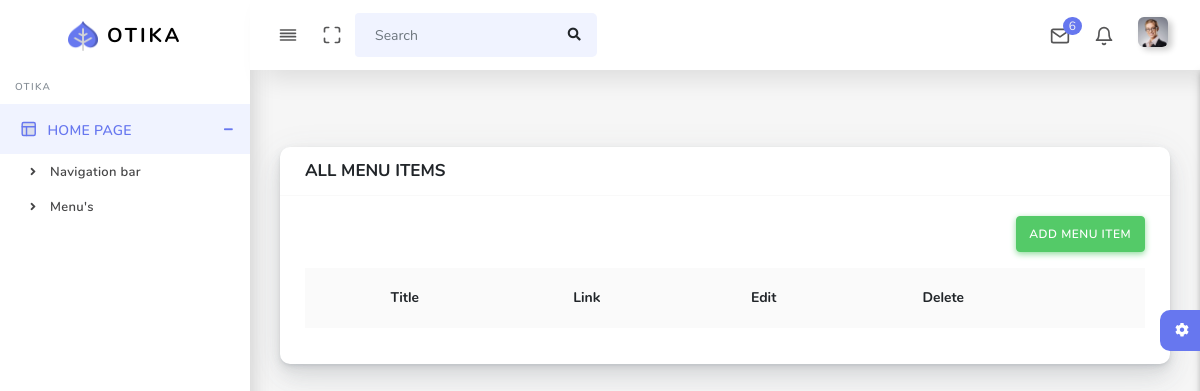
Before: /menubar.php with the older database file.
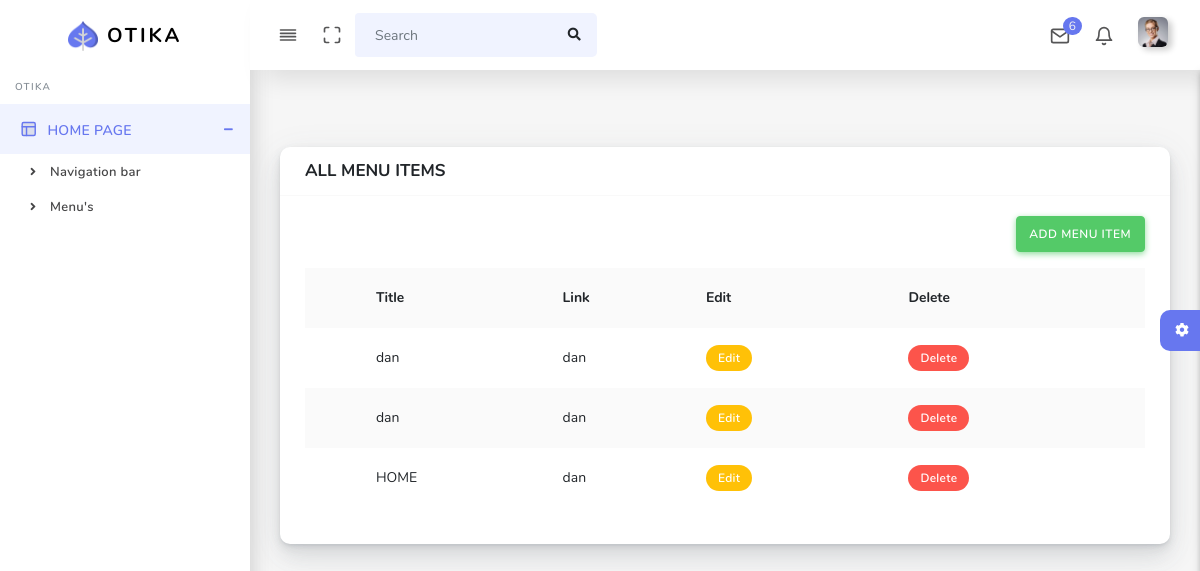
After: the same page with the newer database file.
### tables this page shows
CREATE TABLE `menus` (
  `id` int(250) NOT NULL,
  `title` varchar(250) NOT NULL,
  `link` varchar(250) NOT NULL
);

### modelClass.php (called while the page is built, shortened)
<?php
class Model
{
    private $host  = 'localhost';
    private $user  = 'root';
    private $pass  = 'root';
    private $dbname  = 'dashboard';
    private $dbh;
    private $stmt;
    public function __construct()
    {
        $dsn = 'mysql:host=' . $this->host . ';dbname=' . $this->dbname;
        $options = array(
            PDO::ATTR_PERSISTENT    => true,
            PDO::ATTR_ERRMODE       => PDO::ERRMODE_EXCEPTION
        );
        try {
            $this->dbh = new PDO($dsn, $this->user, $this->pass, $options);
        }
        catch (PDOException $e) {
            $this->error = $e->getMessage();
        }
    }
    public function query($query)
    {
        $this->stmt = $this->dbh->prepare($query);
    }
    public function execute()
    {
        return $this->stmt->execute();
    }
    public function resultset()
    {
        $this->execute();
        return $this->stmt->fetchAll(PDO::FETCH_ASSOC);
    }
}
$database = new Model();

### menubar.php (the view, shortened to what this page needs)
<?php
require('modelClass.php');
$database->query('SELECT * FROM menus');
$database->execute();
$data = $database->resultset();
?>
<!DOCTYPE html>
<html lang="en">
<head>
  <link rel="stylesheet" href="assets/css/app.min.css">
  <link rel="stylesheet" href="assets/bundles/jquery-selectric/selectric.css">
  <link rel="stylesheet" href="assets/css/style.css">
  <link rel="stylesheet" href="assets/css/components.css">
  <link rel="stylesheet" href="assets/css/custom.css">
</head>
<body>
  <div id="app">
    <div class="main-wrapper main-wrapper-1">
      <div class="navbar-bg"></div>
      <?php
      include('components/navbar.php');
      ?>
      <?php
      include('components/main-sidebar.php');
      ?>
      <div class="main-content">
        <section class="section">
          <div class="section-body">
            <div class="row mt-4">
              <div class="col-12">
                <div class="card">
                  <div class="card-header">
                    <h4>ALL MENU ITEMS</h4>
                  </div>
                  <div class="card-body">
                    <div class="float-right">
                      <a href="editMenu.php" class="btn btn-success">ADD MENU ITEM</a>
                    </div>
                    <div class="clearfix mb-3"></div>
                    <div class="table-responsive">
                      <table class="table table-striped">
                        <tr>
                          <th></th>
                          <th>Title</th>
                          <th>Link</th>
                          <th>Edit</th>
                          <th>Delete</th>
                        </tr>
                        <?php
                        foreach ($data as $row) {
                        ?>
                          <tr>
                            <td>
                            <td><?= $row['title'] ?></td>
                            <td><?= $row['link'] ?></td>
                            <td>
                              <a href="editMenu.php?id=<?=$row['id']?>">
                                <div class="badge badge-warning">Edit</div>
                              </a>
                            </td>
                            <td>
                              <a href="controllers/menuDeleteController.php?id=<?=$row['id']?>">
                                <div class="badge badge-danger">Delete</div>
                              </a>
                            </td>
                          </tr>
                        <?php } ?>
                      </table>
                    </div>
                  </div>
                </div>
              </div>
            </div>
          </div>
        </section>
        <?php
        include('components/setting-sidebar.php');
        ?>
      </div>
      <?php
      include('components/main-sidebar.php');
      ?>
    </div>
  </div>
</body>
</html>

### components/navbar.php (shortened to what this page needs)
<nav class="navbar navbar-expand-lg main-navbar sticky">
    <div class="form-inline mr-auto">
        <ul class="navbar-nav mr-3">
            <li><a href="#" data-toggle="sidebar" class="nav-link nav-link-lg
			collapse-btn"> <i data-feather="align-justify"></i></a></li>
            <li><a href="#" class="nav-link nav-link-lg fullscreen-btn">
                    <i data-feather="maximize"></i>
                </a></li>
            <li>
                <form class="form-inline mr-auto">
                    <div class="search-element">
                        <input class="form-control" type="search" placeholder="Search" aria-label="Search" data-width="200">
                        <button class="btn" type="submit">
                            <i class="fas fa-search"></i>
                        </button>
                    </div>
                </form>
            </li>
        </ul>
    </div>
    <ul class="navbar-nav navbar-right">
        <li class="dropdown dropdown-list-toggle"><a href="#" data-toggle="dropdown" class="nav-link nav-link-lg message-toggle"><i data-feather="mail"></i>
                <span class="badge headerBadge1">
                    6 </span> </a>
        </li>
        <li class="dropdown dropdown-list-toggle"><a href="#" data-toggle="dropdown" class="nav-link notification-toggle nav-link-lg"><i data-feather="bell" class="bell"></i>
            </a>
        </li>
        <li class="dropdown"><a href="#" data-toggle="dropdown" class="nav-link dropdown-toggle nav-link-lg nav-link-user"> <img alt="image" src="assets/img/user.png" class="user-img-radious-style"> <span class="d-sm-none d-lg-inline-block"></span></a>
        </li>
    </ul>
</nav>

### components/main-sidebar.php
<div class="main-sidebar sidebar-style-2">
    <aside id="sidebar-wrapper">
        <div class="sidebar-brand">
            <a href="dashboard.php"> <img alt="image" src="assets/img/logo.png" class="header-logo" /> <span class="logo-name">Otika</span>
            </a>
        </div>
        <ul class="sidebar-menu">
            <li class="menu-header">Otika</li>
            <li class="dropdown active">
                <a href="#" class="menu-toggle nav-link has-dropdown"><i data-feather="layout"></i><span>HOME PAGE</span></a>
                <ul class="dropdown-menu">
                    <li class="active"><a class="nav-link" href="editNavbar.php">Navigation bar</a></li>
                    <li class="active"><a class="nav-link" href="menubar.php">Menu's</a></li>
                </ul>
            </li>
        </ul>
    </aside>
</div>

### components/setting-sidebar.php (shortened to what this page needs)
<div class="settingSidebar">
    <a href="javascript:void(0)" class="settingPanelToggle"> <i class="fa fa-spin fa-cog"></i>
    </a>
</div>

Changed rows visible on the page:
added menus: title "dan", link "dan"
added menus: title "dan", link "dan"
added menus: title "HOME", link "dan"
